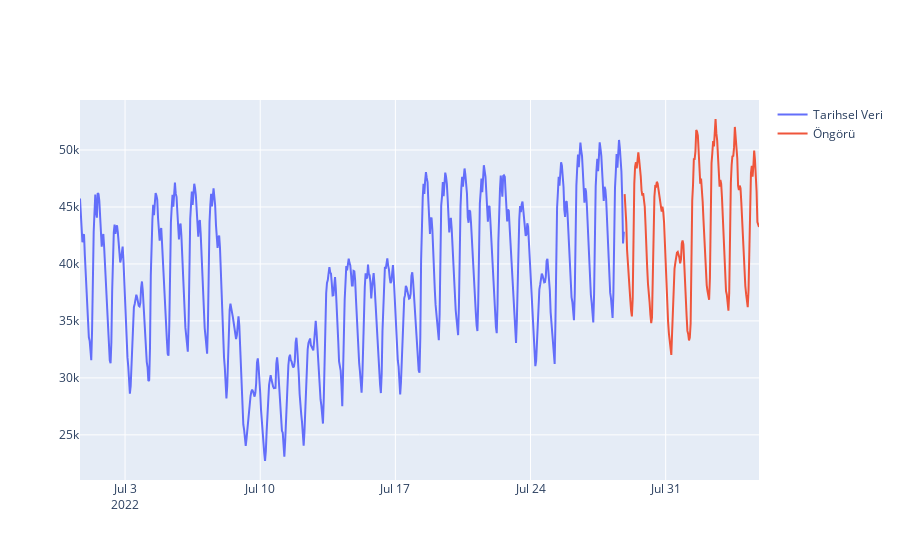

The notebook cell this image was saved under:
### Code cell
fig1 = go.Figure()
fig1.add_trace(go.Scatter(x=df_fe.date.iloc[-fh_new*5:],y=df_fe.consumption.iloc[-fh_new*5:],name='Tarihsel Veri',mode='lines'))
fig1.add_trace(go.Scatter(x=forecasted.index,y=forecasted['forecasting'],name='Öngörü',mode='lines'))

### Figure 1 — Plotly figure (JSON) as saved in the notebook; plotly's stock layout.template omitted (floating-point values rounded to 4 significant figures; data arrays with more than 128 entries replaced by an {"elided": "..."} marker saying what was removed)
{"data": [{"mode": "lines", "name": "Tarihsel Veri", "type": "scatter", "x": {"elided": "845 str values"}, "y": {"elided": "845 float values"}}, {"mode": "lines", "name": "Öngörü", "type": "scatter", "x": {"elided": "168 str values"}, "y": {"elided": "168 float values"}}], "layout": {}}
